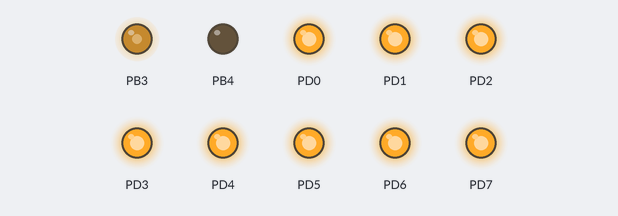
Bench run of a program on a simulated ATtiny2313, built with avr-gcc and emulated at 20 MHz. Shown: output pins drawn as LEDs (lit = HIGH).

Above: at 0.05 s.
At 1.95 s:
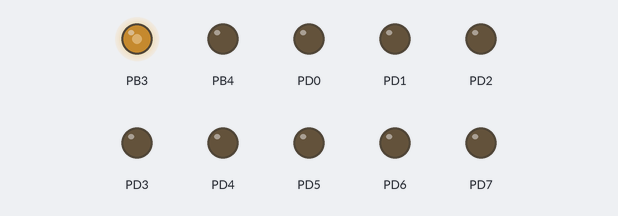
Timing chart, 0 to 3.0 s (numbered marks = the images above):
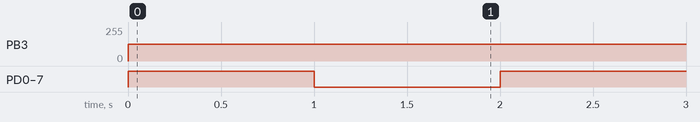

The program:

main.cpp
```cpp
/*
 * PWM2313.cpp
 *
 * Created: 9/8/2017 4:39:08 PM
 * Author : Hojjat Abedie
 */

#define F_CPU 20000000UL

#include <avr/io.h>
#include <util/delay.h>

void setup() {
	DDRB |= 1 << DDB3 | 1 << DDB4;
	TCCR1A = (1<<WGM10)|(1<<COM1A1)|(1<<COM1B1);//setup PMW, no prescaler
	TCCR1B = (1<<WGM12)|(1<<CS11)|(1<<CS10);
	//OCR1 = 0xC0; //set 75% duty cycle
	DDRD = 0xFF;
}

int main(void)
{
	setup();

	OCR1A = 127;
	OCR1B = 0x00;

    while (1)
    {
		PORTD = 0xFF;
		_delay_ms(1000);
		PORTD = 0x00;
		_delay_ms(1000);
    }
}
```

Measured:
- by itself, PB3: 0/255 → 127/255 at 0.00 s
- by itself, PD0–7: alternates HIGH for 1.0 s and LOW for 1.0 s
